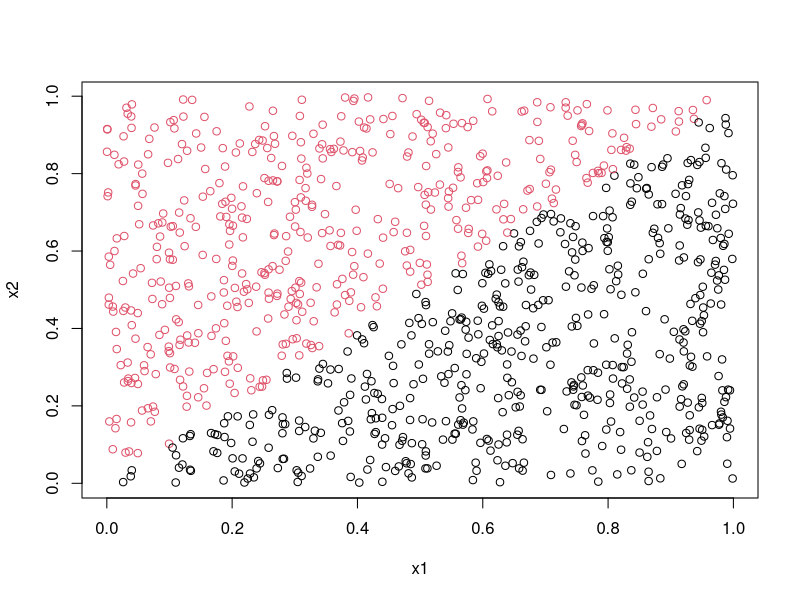
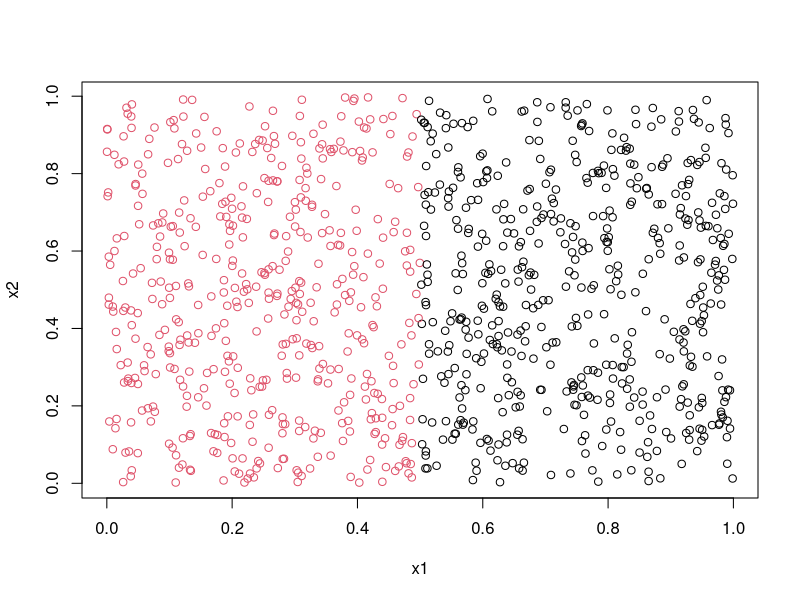
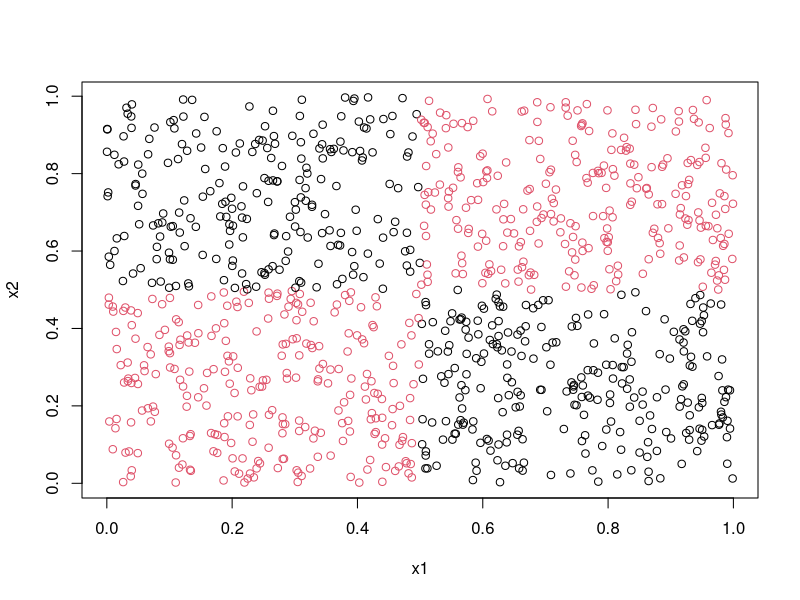
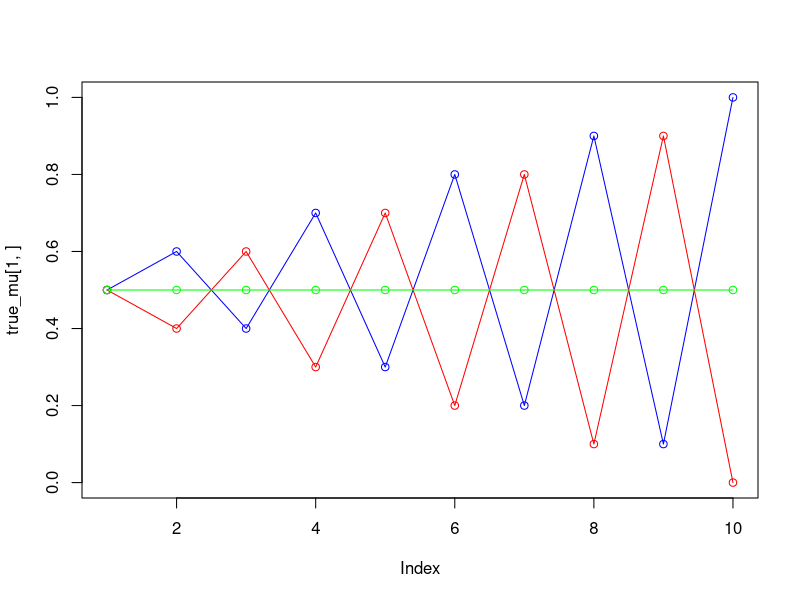
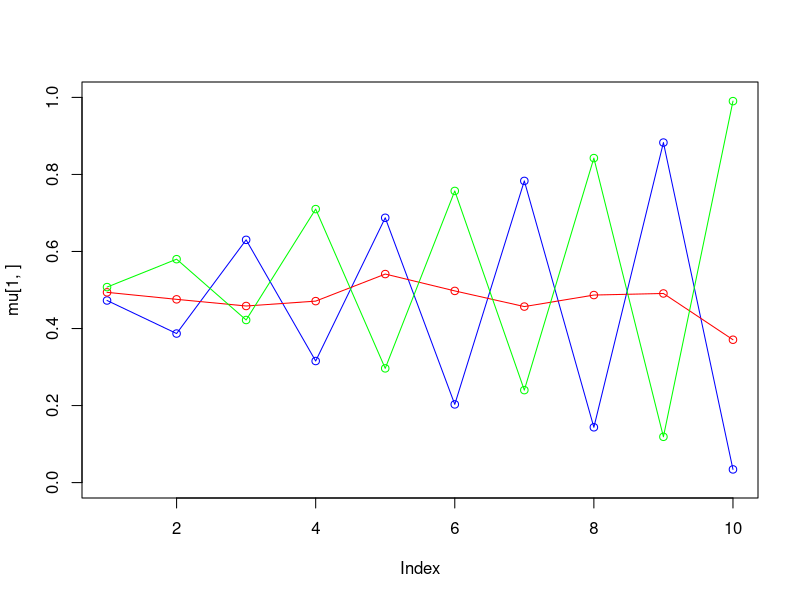
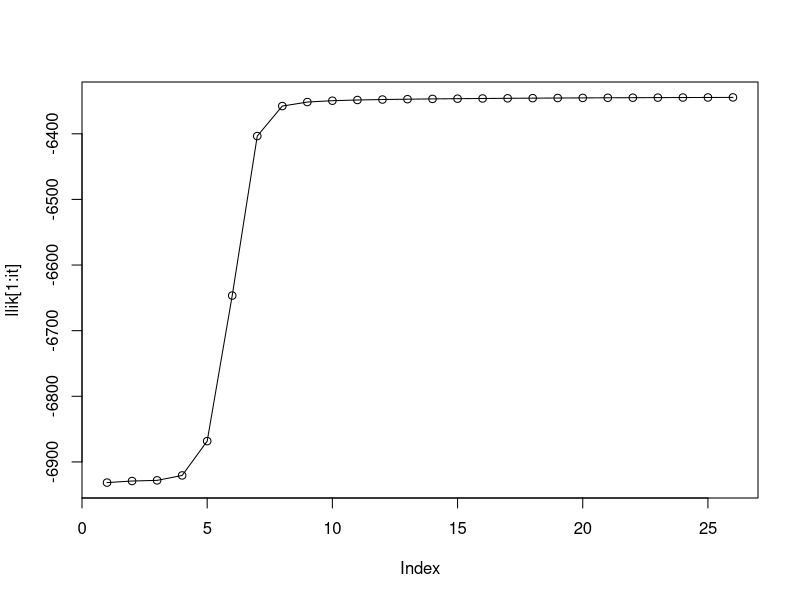
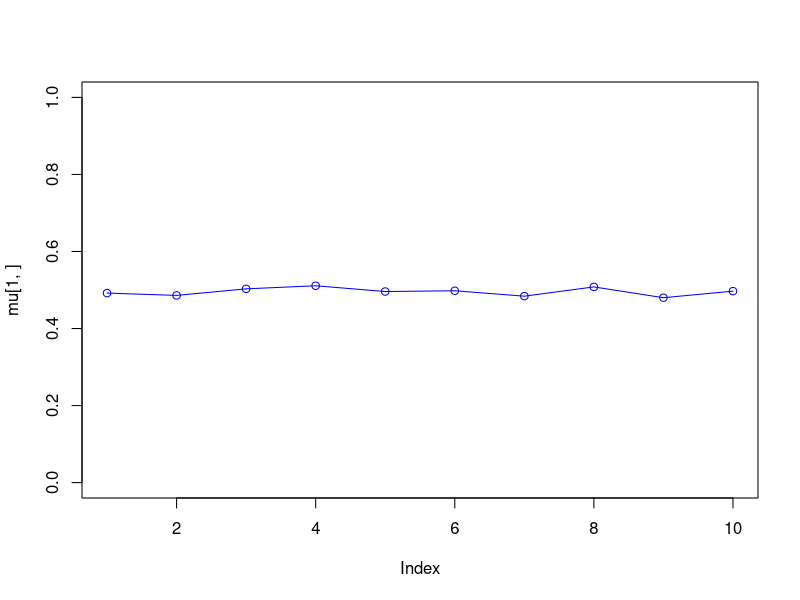
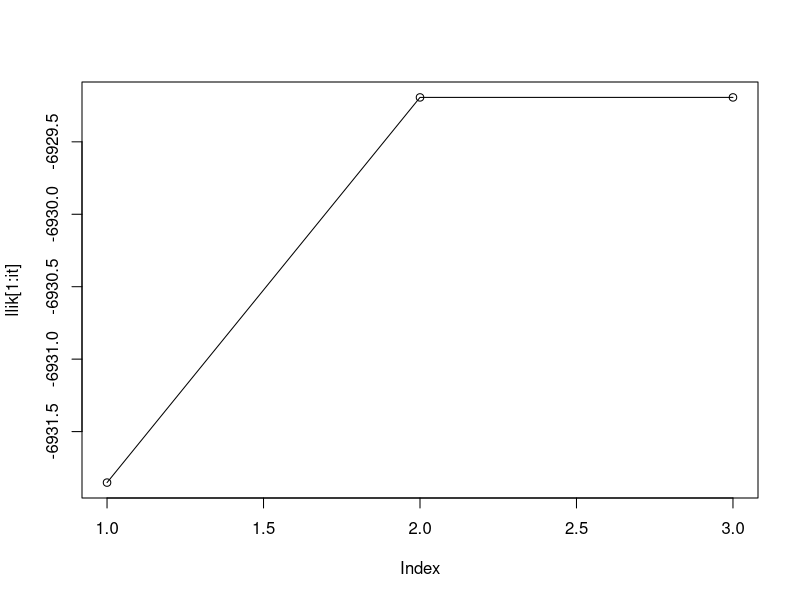

These charts were generated, in order, by the following R code:
## ---- chunk 1
knitr::opts_chunk$set(echo = TRUE)
## ---- chunk 2
library(randomForest)
## ---- chunk 3
x1<-runif(100)
x2<-runif(100)
trdata<-cbind(x1,x2)
y<-as.numeric(x1<x2)
trlabels<-as.factor(y)
## ---- chunk 4
set.seed(1234)
x1<-runif(1000)
x2<-runif(1000)
tedata<-cbind(x1,x2)
y<-as.numeric(x1<x2)
telabels<-as.factor(y)
plot(x1,x2,col=(y+1))

get_misc_err <- function(conf_mat){
  #Given a confusion matrix, return the misclassification error
  (sum(conf_mat)-sum(diag(conf_mat)))/sum(conf_mat)
}

r1 <- randomForest(trdata, trlabels, ntree = 1, nodesize = 25, keep.forest = TRUE)
p1 <- predict(r1, tedata)
conf_mat1 <- table(p1, telabels)
#get_misc_err(conf_mat1)
cat("Mean misclassification error for 1 tree:", get_misc_err(conf_mat1), "\n")

r10 <- randomForest(trdata, trlabels, ntree = 10, nodesize = 25, keep.forest = TRUE)
p10 <- predict(r10, tedata)
conf_mat10 <- table(p10, telabels)
#get_misc_err(conf_mat10)
cat("Mean misclassification error for 10 trees:", get_misc_err(conf_mat10), "\n")

r100 <- randomForest(trdata, trlabels, ntree = 100, nodesize = 25, keep.forest = TRUE)
p100 <- predict(r100, tedata)
conf_mat100 <- table(p100, telabels)
#get_misc_err(conf_mat100)
cat("Mean misclassification error for 100 trees:", get_misc_err(conf_mat100), "\n")



## ---- chunk 5
get_training <- function(){
  x1<-runif(100)
  x2<-runif(100)
  trdata<-cbind(x1,x2)
  y<-as.numeric(x1<x2)
  trlabels<-as.factor(y)
  return(list(trdata, trlabels))
}
meR1 <- c()

meR10 <- c()

meR100 <- c()

for(i in 1:1000){
  
  cat("Iteration:", i, "\r")
  #Creating the training data
  training <- get_training()
  trdata <- training[[1]]
  trlabels <- training[[2]]
  
  
  r1 <- randomForest(trdata, trlabels, ntree = 1, nodesize = 25, keep.forest = TRUE)
  p1 <- predict(r1, tedata)
  conf_mat1 <- table(p1, telabels)
  meR1 <- c(meR1, get_misc_err(conf_mat1))
  
  r10 <- randomForest(trdata, trlabels, ntree = 10, nodesize = 25, keep.forest = TRUE)
  p10 <- predict(r10, tedata)
  conf_mat10 <- table(p10, telabels)
  meR10 <- c(meR10, get_misc_err(conf_mat10))
  
  r100 <- randomForest(trdata, trlabels, ntree = 100, nodesize = 25, keep.forest = TRUE)
  p100 <- predict(r100, tedata)
  conf_mat100 <- table(p100, telabels)
  meR100 <- c(meR100, get_misc_err(conf_mat100))
}

#Overall mean
cat("Overall mean for 1 tree:", mean(meR1), "\n")
cat("Overall variance for 1 tree:", var(meR1), "\n")
cat("Overall mean for 10 trees:", mean(meR10), "\n")
cat("Overall variance for 10 trees:", var(meR10), "\n")
cat("Overall mean for 100 trees:", mean(meR100), "\n")
cat("Overall variance for 100 trees:", var(meR100), "\n")

## ---- chunk 6
set.seed(1234)
x1<-runif(1000)
x2<-runif(1000)
tedata<-cbind(x1,x2)
y<-as.numeric(x1<0.5)
telabels<-as.factor(y)
plot(x1,x2,col=(y+1))

get_training <- function(){
  x1<-runif(100)
  x2<-runif(100)
  trdata<-cbind(x1,x2)
  y<-as.numeric(x1<0.5)
  trlabels<-as.factor(y)
  return(list(trdata, trlabels))
}
meR1 <- c()
meR10 <- c()
meR100 <- c()

for(i in 1:1000){
  cat("Iteration:", i, "\r")
  #Creating the training data
  training <- get_training()
  trdata <- training[[1]]
  trlabels <- training[[2]]
  
  r1 <- randomForest(trdata, trlabels, ntree = 1, nodesize = 25, keep.forest = TRUE)
  p1 <- predict(r1, tedata)
  conf_mat1 <- table(p1, telabels)
  meR1 <- c(meR1, get_misc_err(conf_mat1))
  
  r10 <- randomForest(trdata, trlabels, ntree = 10, nodesize = 25, keep.forest = TRUE)
  p10 <- predict(r10, tedata)
  conf_mat10 <- table(p10, telabels)
  meR10 <- c(meR10, get_misc_err(conf_mat10))
  
  r100 <- randomForest(trdata, trlabels, ntree = 100, nodesize = 25, keep.forest = TRUE)
  p100 <- predict(r100, tedata)
  conf_mat100 <- table(p100, telabels)
  meR100 <- c(meR100, get_misc_err(conf_mat100))
}

#Overall means and variances
cat("Overall mean for 1 tree:", mean(meR1), "\n")
cat("Overall variance for 1 tree:", var(meR1), "\n")
cat("Overall mean for 10 trees:", mean(meR10), "\n")
cat("Overall variance for 10 trees:", var(meR10), "\n")
cat("Overall mean for 100 trees:", mean(meR100), "\n")
cat("Overall variance for 100 trees:", var(meR100), "\n")
## ---- chunk 7
set.seed(1234)
x1<-runif(1000)
x2<-runif(1000)
tedata<-cbind(x1,x2)
y<-as.numeric(((x1<0.5 & x2<0.5) | (x1>0.5 & x2>0.5)))
telabels<-as.factor(y)
plot(x1,x2,col=(y+1))

get_training <- function(){
  x1<-runif(100)
  x2<-runif(100)
  trdata<-cbind(x1,x2)
  y<-as.numeric((x1<0.5 & x2<0.5) | (x1>0.5 & x2>0.5))
  trlabels<-as.factor(y)
  return(list(trdata, trlabels))
}
meR1 <- c()
meR10 <- c()
meR100 <- c()

for(i in 1:1000){
  cat("Iteration:", i, "\r")
  #Creating the training data
  training <- get_training()
  trdata <- training[[1]]
  trlabels <- training[[2]]
  
  
  r1 <- randomForest(trdata, trlabels, ntree = 1, nodesize = 12, keep.forest = TRUE)
  p1 <- predict(r1, tedata)
  conf_mat1 <- table(p1, telabels)
  meR1 <- c(meR1, get_misc_err(conf_mat1))
  
  r10 <- randomForest(trdata, trlabels, ntree = 10, nodesize = 12, keep.forest = TRUE)
  p10 <- predict(r10, tedata)
  conf_mat10 <- table(p10, telabels)
  meR10 <- c(meR10, get_misc_err(conf_mat10))
  
  r100 <- randomForest(trdata, trlabels, ntree = 100, nodesize = 12, keep.forest = TRUE)
  p100 <- predict(r100, tedata)
  conf_mat100 <- table(p100, telabels)
  meR100 <- c(meR100, get_misc_err(conf_mat100))
}

#Overall mean
cat("Overall mean for 1 tree:", mean(meR1), "\n")
cat("Overall variance for 1 tree:", var(meR1), "\n")
cat("Overall mean for 10 trees:", mean(meR10), "\n")
cat("Overall variance for 10 trees:", var(meR10), "\n")
cat("Overall mean for 100 trees:", mean(meR100), "\n")
cat("Overall variance for 100 trees:", var(meR100), "\n")
## ---- chunk 8
set.seed(1234567890)

max_it <- 100 # max number of EM iterations
min_change <- 0.1 # min change in log lik between two consecutive iterations
n=1000 # number of training points
D=10 # number of dimensions
x <- matrix(nrow=n, ncol=D) # training data

true_pi <- vector(length = 3) # true mixing coefficients
true_mu <- matrix(nrow=3, ncol=D) # true conditional distributions
true_pi=c(1/3, 1/3, 1/3)
true_mu[1,]=c(0.5,0.6,0.4,0.7,0.3,0.8,0.2,0.9,0.1,1)
true_mu[2,]=c(0.5,0.4,0.6,0.3,0.7,0.2,0.8,0.1,0.9,0)
true_mu[3,]=c(0.5,0.5,0.5,0.5,0.5,0.5,0.5,0.5,0.5,0.5)
plot(true_mu[1,], type="o", col="blue", ylim=c(0,1))
points(true_mu[2,], type="o", col="red")
points(true_mu[3,], type="o", col="green")

# Producing the training data
for(i in 1:n) {
  m <- sample(1:3,1,prob=true_pi)
  for(d in 1:D) {
    x[i,d] <- rbinom(1,1,true_mu[m,d])
  }
}

## ---- chunk 9
M=3 # number of clusters
w <- matrix(nrow=n, ncol=M) # weights
pi <- vector(length = M) # mixing coefficients
mu <- matrix(nrow=M, ncol=D) # conditional distributions
llik <- vector(length = max_it) # log likelihood of the EM iterations

# Random initialization of the parameters
pi <- runif(M,0.49,0.51)
pi <- pi / sum(pi)
for(m in 1:M) {
  mu[m,] <- runif(D,0.49,0.51)
}
pi
mu

for(it in 1:max_it) {
  # plot(mu[1,], type="o", col="blue", ylim=c(0,1))
  # points(mu[2,], type="o", col="red")
  # points(mu[3,], type="o", col="green")
  # # Sys.sleep(0.5)
  
  # E-step: Computation of the weights
  # Compute x given y=m probabilities
  bern <- matrix(nrow=n, ncol=M)
  for (i in 1:n) {
    for (m in 1:M) {
      v_bern <- vector()
      for (d in 1:D) {
          bern_im <- mu[m, d] ^ x[i, d] * (1 - mu[m, d]) ^ (1 - x[i, d])  
          v_bern <- append(v_bern, bern_im)
      }
      bern[i, m] <- pi[m] * prod(v_bern)
    }
  }
  
  # Compute weights according to P(y=m|x) = P(x|y=m)P(y=m) / P(x)
  for (i in 1:n) {
    for (m in 1:M) {
      w[i, m] <- bern[i, m] / sum(bern[i,]) 
    }
  }
  
  #Log likelihood computation.
  llik[it] <- sum(log(rowSums(bern)))
  
  cat("iteration: ", it, "log likelihood: ", llik[it], "\n")
  flush.console()
  # Stop if the log likelihood has not changed significantly
  # Your code here
  if (length(llik[llik != 0]) >= 2) {
    if (abs(llik[it] - llik[it - 1]) < min_change) {
      break
    }
  }
  
  #M-step: ML parameter estimation from the data and weights
  # Compute new pi and mu from weights
  pi <- 1 / n * colSums(w)
  
  for (m in 1:M) {
    mu[m,] <- 1 / sum(w[, m]) * colSums(w[, m] * x)
  }
}

pi
mu

plot(mu[1,], type="o", col="blue", ylim=c(0,1))
points(mu[2,], type="o", col="red")
points(mu[3,], type="o", col="green")

plot(llik[1:it], type="o")

## ---- chunk 10
M=1 # number of clusters
w <- matrix(nrow=n, ncol=M) # weights
pi <- vector(length = M) # mixing coefficients
mu <- matrix(nrow=M, ncol=D) # conditional distributions
llik <- vector(length = max_it) # log likelihood of the EM iterations

# Random initialization of the parameters
pi <- runif(M,0.49,0.51)
pi <- pi / sum(pi)
for(m in 1:M) {
  mu[m,] <- runif(D,0.49,0.51)
}
pi
mu

for(it in 1:max_it) {
  # plot(mu[1,], type="o", col="blue", ylim=c(0,1))
  # points(mu[2,], type="o", col="red")
  # points(mu[3,], type="o", col="green")
  # # Sys.sleep(0.5)
  
  # E-step: Computation of the weights
  # Compute x given y=m probabilities
  bern <- matrix(nrow=n, ncol=M)
  for (i in 1:n) {
    for (m in 1:M) {
      v_bern <- vector()
      for (d in 1:D) {
          bern_im <- mu[m, d] ^ x[i, d] * (1 - mu[m, d]) ^ (1 - x[i, d])  
          v_bern <- append(v_bern, bern_im)
      }
      bern[i, m] <- pi[m] * prod(v_bern)
    }
  }
  
  # Compute weights according to P(y=m|x) = P(x|y=m)P(y=m) / P(x)
  for (i in 1:n) {
    for (m in 1:M) {
      w[i, m] <- bern[i, m] / sum(bern[i,]) 
    }
  }
  
  #Log likelihood computation.
  llik[it] <- sum(log(rowSums(bern)))
  
  # cat("iteration: ", it, "log likelihood: ", llik[it], "\n")
  flush.console()
  # Stop if the log likelihood has not changed significantly
  # Your code here
  if (length(llik[llik != 0]) >= 2) {
    if (abs(llik[it] - llik[it - 1]) < min_change) {
      break
    }
  }
  
  #M-step: ML parameter estimation from the data and weights
  # Compute new pi and mu from weights
  pi <- 1 / n * colSums(w)
  
  for (m in 1:M) {
    mu[m,] <- 1 / sum(w[, m]) * colSums(w[, m] * x)
  }
}

pi
mu

plot(mu[1,], type="o", col="blue", ylim=c(0,1))
# points(mu[2,], type="o", col="red")
# points(mu[3,], type="o", col="green")
# points(mu[4,], type="o", col="orange")

plot(llik[1:it], type="o")

## ---- chunk 11
M=2 # number of clusters
w <- matrix(nrow=n, ncol=M) # weights
pi <- vector(length = M) # mixing coefficients
mu <- matrix(nrow=M, ncol=D) # conditional distributions
llik <- vector(length = max_it) # log likelihood of the EM iterations

# Random initialization of the parameters
pi <- runif(M,0.49,0.51)
pi <- pi / sum(pi)
for(m in 1:M) {
  mu[m,] <- runif(D,0.49,0.51)
}
pi
mu

for(it in 1:max_it) {
  # plot(mu[1,], type="o", col="blue", ylim=c(0,1))
  # points(mu[2,], type="o", col="red")
  # points(mu[3,], type="o", col="green")
  # # Sys.sleep(0.5)
  
  # E-step: Computation of the weights
  # Compute x given y=m probabilities
  bern <- matrix(nrow=n, ncol=M)
  for (i in 1:n) {
    for (m in 1:M) {
      v_bern <- vector()
      for (d in 1:D) {
          bern_im <- mu[m, d] ^ x[i, d] * (1 - mu[m, d]) ^ (1 - x[i, d])  
          v_bern <- append(v_bern, bern_im)
      }
      bern[i, m] <- pi[m] * prod(v_bern)
    }
  }
  
  # Compute weights according to P(y=m|x) = P(x|y=m)P(y=m) / P(x)
  for (i in 1:n) {
    for (m in 1:M) {
      w[i, m] <- bern[i, m] / sum(bern[i,]) 
    }
  }
  
  #Log likelihood computation.
  llik[it] <- sum(log(rowSums(bern)))
  
  # cat("iteration: ", it, "log likelihood: ", llik[it], "\n")
  flush.console()
  # Stop if the log likelihood has not changed significantly
  # Your code here
  if (length(llik[llik != 0]) >= 2) {
    if (abs(llik[it] - llik[it - 1]) < min_change) {
      break
    }
  }
  
  #M-step: ML parameter estimation from the data and weights
  # Compute new pi and mu from weights
  pi <- 1 / n * colSums(w)
  
  for (m in 1:M) {
    mu[m,] <- 1 / sum(w[, m]) * colSums(w[, m] * x)
  }
}

pi
mu

plot(mu[1,], type="o", col="blue", ylim=c(0,1))
points(mu[2,], type="o", col="red")

plot(llik[1:it], type="o")

## ---- chunk 12
M=4 # number of clusters
w <- matrix(nrow=n, ncol=M) # weights
pi <- vector(length = M) # mixing coefficients
mu <- matrix(nrow=M, ncol=D) # conditional distributions
llik <- vector(length = max_it) # log likelihood of the EM iterations

# Random initialization of the parameters
pi <- runif(M,0.49,0.51)
pi <- pi / sum(pi)
for(m in 1:M) {
  mu[m,] <- runif(D,0.49,0.51)
}
pi
mu

for(it in 1:max_it) {
  # plot(mu[1,], type="o", col="blue", ylim=c(0,1))
  # points(mu[2,], type="o", col="red")
  # points(mu[3,], type="o", col="green")
  # # Sys.sleep(0.5)
  
  # E-step: Computation of the weights
  # Compute x given y=m probabilities
  bern <- matrix(nrow=n, ncol=M)
  for (i in 1:n) {
    for (m in 1:M) {
      v_bern <- vector()
      for (d in 1:D) {
          bern_im <- mu[m, d] ^ x[i, d] * (1 - mu[m, d]) ^ (1 - x[i, d])  
          v_bern <- append(v_bern, bern_im)
      }
      bern[i, m] <- pi[m] * prod(v_bern)
    }
  }
  
  # Compute weights according to P(y=m|x) = P(x|y=m)P(y=m) / P(x)
  for (i in 1:n) {
    for (m in 1:M) {
      w[i, m] <- bern[i, m] / sum(bern[i,]) 
    }
  }
  
  #Log likelihood computation.
  llik[it] <- sum(log(rowSums(bern)))
  
  # cat("iteration: ", it, "log likelihood: ", llik[it], "\n")
  flush.console()
  # Stop if the log likelihood has not changed significantly
  # Your code here
  if (length(llik[llik != 0]) >= 2) {
    if (abs(llik[it] - llik[it - 1]) < min_change) {
      break
    }
  }
  
  #M-step: ML parameter estimation from the data and weights
  # Compute new pi and mu from weights
  pi <- 1 / n * colSums(w)
  
  for (m in 1:M) {
    mu[m,] <- 1 / sum(w[, m]) * colSums(w[, m] * x)
  }
}

pi
mu

plot(mu[1,], type="o", col="blue", ylim=c(0,1))
points(mu[2,], type="o", col="red")
points(mu[3,], type="o", col="green")
points(mu[4,], type="o", col="orange")

plot(llik[1:it], type="o")

## ---- chunk 13
M=5 # number of clusters
w <- matrix(nrow=n, ncol=M) # weights
pi <- vector(length = M) # mixing coefficients
mu <- matrix(nrow=M, ncol=D) # conditional distributions
llik <- vector(length = max_it) # log likelihood of the EM iterations

# Random initialization of the parameters
pi <- runif(M,0.49,0.51)
pi <- pi / sum(pi)
for(m in 1:M) {
  mu[m,] <- runif(D,0.49,0.51)
}
pi
mu

for(it in 1:max_it) {
  # plot(mu[1,], type="o", col="blue", ylim=c(0,1))
  # points(mu[2,], type="o", col="red")
  # points(mu[3,], type="o", col="green")
  # # Sys.sleep(0.5)
  
  # E-step: Computation of the weights
  # Compute x given y=m probabilities
  bern <- matrix(nrow=n, ncol=M)
  for (i in 1:n) {
    for (m in 1:M) {
      v_bern <- vector()
      for (d in 1:D) {
          bern_im <- mu[m, d] ^ x[i, d] * (1 - mu[m, d]) ^ (1 - x[i, d])  
          v_bern <- append(v_bern, bern_im)
      }
      bern[i, m] <- pi[m] * prod(v_bern)
    }
  }
  
  # Compute weights according to P(y=m|x) = P(x|y=m)P(y=m) / P(x)
  for (i in 1:n) {
    for (m in 1:M) {
      w[i, m] <- bern[i, m] / sum(bern[i,]) 
    }
  }
  
  #Log likelihood computation.
  llik[it] <- sum(log(rowSums(bern)))
  
  # cat("iteration: ", it, "log likelihood: ", llik[it], "\n")
  flush.console()
  # Stop if the log likelihood has not changed significantly
  # Your code here
  if (length(llik[llik != 0]) >= 2) {
    if (abs(llik[it] - llik[it - 1]) < min_change) {
      break
    }
  }
  
  #M-step: ML parameter estimation from the data and weights
  # Compute new pi and mu from weights
  pi <- 1 / n * colSums(w)
  
  for (m in 1:M) {
    mu[m,] <- 1 / sum(w[, m]) * colSums(w[, m] * x)
  }
}

pi
mu

plot(mu[1,], type="o", col="blue", ylim=c(0,1))
points(mu[2,], type="o", col="red")
points(mu[3,], type="o", col="green")
points(mu[4,], type="o", col="orange")
points(mu[5,], type="o", col="purple")

plot(llik[1:it], type="o")

